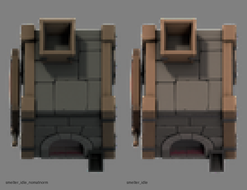
#> input picture art/renders/albedo_correction.png, 247 x 190 px, shrunk from 682 x 524 before the run
$ python -i palette_drift.py   (imports and definitions only)
#> lines starting #> are read from the running program, lines starting #| are printed output that depends on the picture
"""Does Tripo shift the whole palette, or only the magenta mask?

    python art/tools/palette_drift.py art/renders/tex/<name>_basecolor.png [...]

The magenta mask came back at roughly half brightness (#FF00FF -> #9D009A).
If that shift was applied to the mask it was probably applied to the stone,
oak, iron and leather too - and the consequences fork sharply:

  * SYSTEMATIC shift  -> one levels correction in normalization fixes all
    twenty assets, and prompting keeps working.
  * PER-GENERATION shift -> cross-asset colour consistency is not achievable
    through prompting at all, and the material-normalization pass must own
    value and exposure, not just roughness and metallic.

METHOD
1. Cluster the basecolour texture in LINEAR space (k-means, no scipy), with
   the mask texels excluded.
2. Match clusters to palette members by CHROMATICITY, not by absolute colour.
   That matters: the shift we are trying to measure is mostly in value, so
   matching on absolute colour would partly hide the very thing being
   measured. Chromaticity (c / sum(c)) is stable under a value shift.
3. Report each member's delta in linear space - magnitude and direction.
4. Fit a single per-channel gain mapping palette -> observed, and report the
   residual. A small residual means one global correction explains everything;
   a large one means the drift is per-material and cannot be corrected
   globally.

Run it on two or more generations to separate "systematic across generations"
from "varies per generation" - that is the question that decides the pipeline.
"""

import argparse
import os
import sys

import numpy as np
from PIL import Image

HERE = os.path.dirname(os.path.abspath(__file__))
sys.path.insert(0, os.path.join(HERE, "..", "blender"))
import lock  # noqa: E402

# K IS DERIVED, NOT CHOSEN.
#
# K=10 was too few and was the real source of every matching instability chased
# before it: with only ten clusters the two near-neutrals (stone and iron) kept
# merging into ONE cluster, and which member won it then swung with membership,
# gain and assignment strategy. Measured trusted-anchor count on the smelter
# with four declared members:
#     K=10  2/4      K=14  2/4      K=20  4/4      K=28  4/4      K=40  4/4
#
# The break is at K>=20 for four members, i.e. about five clusters per member.
# Six per member sits inside the plateau with margin, and - unlike a fixed 24 -
# it scales: a three-material chest gets 18, a six-material building gets 36,
# instead of one number over- or under-resolving both.
CLUSTERS_PER_MEMBER = 6
GAIN_REFINE_PASSES = 4   # aggregate seed, then 3 refinements from trusted anchors
K_MIN, K_MAX = 12, 64


def clusters_for(n_members):
    """K derived from how many palette members the asset actually declares."""
    return max(K_MIN, min(K_MAX, CLUSTERS_PER_MEMBER * max(1, n_members)))


ITERS = 40
# An anchor is trusted only if BOTH questions pass:
#   "is it close at all?"      d1 < MATCH_ABS_RATIO * palette min-pair
#   "is it decisively closest?" d1/d2 < MATCH_RATIO_TEST
# Absolute-only (the old d1 < 0.5*min_pair) dropped fieldstone - the largest
# cluster on a stone building. Ratio-only kept verdigris, calling a grey cluster
# green on an asset with no green in it. Each question alone is wrong.
MATCH_ABS_RATIO = 1.0
MATCH_RATIO_TEST = 0.8
# SAFETY RAIL, NOT A TUNING PARAMETER. Deliberately set high enough to be
# non-binding in normal operation.
#
# It used to be (0.4, 2.5) and it bound on EVERY anchor of EVERY asset - 52% of
# raw gain channels sat at or above the ceiling, and the pole's oak asked for
# 6.53x and got 2.5x. Tripo returns albedos around 0.2x of target, so a real
# correction needs 4-5x; a 2.5 cap was the binding constraint on the whole
# pipeline, truncating by a different amount per asset and feeding the
# cross-asset lightness gap directly.
#
# Worse, it was introduced for a case that turned out not to exist: fired_clay
# "wanting 4.4x" was later shown to be a K=10 clustering artifact.
#
# At 12x it should never bind. If it does, that is a SIGNAL, not a fix: an
# anchor demanding more than 12x means the MATCH is wrong, and silently
# truncating it would hide the bad match instead of surfacing it. So binding is
# logged loudly.
GAIN_CLAMP = (0.4, 12.0)
# Nearest-texel rescue for declared members too small to win a centroid.
# Selection is by CHROMATICITY ownership plus the same d1/d2 decisiveness test
# used on clusters, applied per TEXEL - see build_remap for why absolute linear
# distance is the wrong space. MIN_FRAC is the floor below which we accept the
# member really is absent rather than merely small; 0.02% of a 200k sample is
# 40 texels. Note texture area is not screen area: the pole's insulators are
# 4.4% of the TEXTURE and about 15 pixels of the 32x96 SPRITE.
FALLBACK_MIN_FRAC = 0.0002
SEED = 12345


def srgb_to_linear(a):
    return np.where(a <= 0.04045, a / 12.92, ((a + 0.055) / 1.055) ** 2.4)


def linear_to_srgb(a):
    a = np.clip(a, 0, 1)
    return np.where(a <= 0.0031308, a * 12.92, 1.055 * a ** (1 / 2.4) - 0.055)


def hexlin(h):
    h = h.lstrip("#")
    return srgb_to_linear(np.array([int(h[i:i + 2], 16) / 255.0 for i in (0, 2, 4)], dtype=np.float64))


def tohex(lin):
    s = linear_to_srgb(np.asarray(lin, dtype=np.float64))
    return "#" + "".join(f"{int(round(v * 255)):02X}" for v in s)


def chromaticity(c):
    c = np.asarray(c, dtype=np.float64)
    s = c.sum(axis=-1, keepdims=True)
    return c / np.maximum(s, 1e-9)


LUM = np.array([0.2126, 0.7152, 0.0722])

# THE SPLIT CORRECTION: a hue-preserving scalar, plus a bounded chromatic term.
#
# The old anchor solved gain = target/observed per channel. That constrains
# VALUE exactly - the anchor's mean lands on target, verified repeatedly - and
# constrains hue NOT AT ALL, because a per-channel multiplicative gain preserves
# hue only when its three channel gains are equal. Every asset is fitted to its
# own drift, so every asset got a different hue rotation, and assets that agreed
# in the raw texture were rotated apart: smelter-vs-chest oak went from 0.024 in
# the Tripo texture to 0.059 after correction, and the chest's oak - which Tripo
# had rendered nearly perfectly at 0.0094 from target - came out at 0.0292.
#
# THE DEAD ZONE IS NOT TUNED. 0.030 is the chromaticity distance at which two
# samples stop reading as one material, which is the same threshold
# hue_agreement.py flags DISAGREE at. Inside it the chromatic term is exactly
# ZERO - not small, none - so a member Tripo already got right is left alone,
# and the correction is a pure scalar that cannot rotate hue at all.
#
# Above the dead zone the term ramps in, reaching full correction at 2x. The
# ramp rather than a cliff is deliberate: at a hard threshold an anchor sitting
# at 0.0299 and one at 0.0301 would receive wildly different corrections, which
# makes the output sensitive to measurement noise exactly where it is least
# meaningful. Post-correction distance from target is therefore never worse than
# the dead zone itself.
#
# At frac = 1 this reduces EXACTLY to the old gain, so the change is a strict
# generalisation rather than a different correction.
CHROMA_DEAD_ZONE = 0.030
CHROMA_FULL_AT = 0.060


# [22 lines left out: function split_gain, not called in this run]


def kmeans(X, k, iters=ITERS, seed=SEED):
    rng = np.random.default_rng(seed)
    # k-means++ style seeding, cheap version
    cent = X[rng.integers(0, len(X), 1)]
    for _ in range(k - 1):
        d = ((X[:, None, :] - cent[None, :, :]) ** 2).sum(-1).min(1)
        p = d / max(d.sum(), 1e-12)
        cent = np.vstack([cent, X[rng.choice(len(X), p=p)]])
    for _ in range(iters):
        lab = ((X[:, None, :] - cent[None, :, :]) ** 2).sum(-1).argmin(1)
        new = np.array([X[lab == i].mean(0) if (lab == i).any() else cent[i] for i in range(k)])
        if np.allclose(new, cent, atol=1e-6):
            cent = new
            break
        cent = new
    lab = ((X[:, None, :] - cent[None, :, :]) ** 2).sum(-1).argmin(1)
    w = np.array([(lab == i).mean() for i in range(k)])
    return cent, w


def analyse(path, sample=200_000, is_render=False, members=None):
#> called with path = '../renders/albedo_correction.png', sample = 200000, is_render = False
    img = Image.open(path)
#> img is the input picture: PIL image 247x190 RGB; mean R, G, B 96.4, 91.4, 86.7
    if is_render:
        a = np.asarray(img.convert("RGBA")).astype(np.float64) / 255.0
        opaque = a[..., 3].reshape(-1) > 0.5
        lin = srgb_to_linear(a[..., :3]).reshape(-1, 3)[opaque]
    else:
        im = np.asarray(img.convert("RGB")).astype(np.float64) / 255.0
        lin = srgb_to_linear(im).reshape(-1, 3)
#> in srgb_to_linear, `return np.where(a <= 0.04045, a / 12.92, ((a + 0.055) / 1.055) ** 2.4)`:
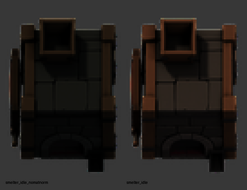
#> returned value: shape (190, 247, 3) float64; mean of channels 0, 1, 2 0.141, 0.128, 0.118; drawn as R, G, B

    # drop the emission mask: it is not a material and would skew everything
    score = np.minimum(lin[:, 0], lin[:, 2]) - lin[:, 1]
    keep = score <= 0.02
    mask_pct = (~keep).mean() * 100
#> mask_pct = 0.00852
    lin = lin[keep]

    rng = np.random.default_rng(SEED)
    if len(lin) > sample:
        lin = lin[rng.choice(len(lin), sample, replace=False)]

    # PRUNE membership to what this asset actually uses. Attempting a member
    # the building was never going to contain is a category error, not a
    # failure: verdigris "dropped" on a smelter with no green in it, having
    # first stolen a cluster from the greedy assignment. An absent member is
    # skipped, not attempted.
    declared = list(members) if members else list(lock.PALETTE)
    unknown = [m for m in declared if m not in lock.PALETTE]
    if unknown:
        raise SystemExit(f"palette_members not in the locked palette: {unknown}")
    skipped = [m for m in lock.PALETTE if m not in declared]
    pal = {n: hexlin(lock.PALETTE[n]) for n in declared}
    P = np.array(list(pal.values()))

    # (a) GLOBAL GAIN SEED, from aggregate albedo, with NO matching at all.
    #     Matching before this point forces the metric to be value-invariant,
    #     and a value-invariant metric cannot separate two near-neutrals - which
    #     is the whole reason the old palette needed distorting. Estimating the
    #     gain from aggregate means needs no correspondence, so it can run first.
    gain = lin.mean(axis=0) / np.maximum(P.mean(axis=0), 1e-9)
#> gain = [1.21, 1.22, 1.56]

    # (b) divide it out, then REFINE. The aggregate seed assumes the asset's
    #     material mix resembles the palette's, and that assumption breaks when
    #     one material dominates. On the power pole - mostly timber, only three
    #     declared members - the seed came out R 1.050 / G 0.462 / B 0.203, a
    #     5.2x channel spread, and the skew pushed verdigris out of range even
    #     though its cluster was present and correctly the greenest.
    #
    #     So the seed is only a seed: match with it, then re-estimate the gain
    #     from the TRUSTED correspondences alone and repeat. This is not the
    #     circular "match before removing the gain" that the ordering fix
    #     eliminated - the first estimate still needs no correspondence, and
    #     each refinement uses only anchors that already passed the trust tests.
    #
    #     Measured convergence, trusted anchors and gain spread by iteration:
    #       pole    5.17x 2/3  ->  2.96x 2/3  ->  2.51x 3/3  ->  1.82x 3/3
    #       smelter 1.22x 4/4  ->  1.29x 4/4  ->  1.31x 4/4  ->  1.31x 4/4
    #     It rescues a skewed asset and leaves a well-mixed one alone.
    K = clusters_for(len(P))
    min_pair_seed = (min(float(np.linalg.norm(P[i] - P[j]))
                         for i, j in __import__("itertools").combinations(range(len(P)), 2))
                     if len(P) >= 2 else 1.0)

    cent = w = None
    for _pass in range(GAIN_REFINE_PASSES):
        Y = lin / np.maximum(gain, 1e-6)
        cent, w = kmeans(Y, K)
        D = np.array([[float(np.linalg.norm(cent[i] - P[j])) for i in range(K)]
                      for j in range(len(P))])
        trial = {}
        for j, name in enumerate(pal):
            i = int(np.argmin(D[j]))
            others = sorted(D[k][i] for k in range(len(P)) if k != j)
            trial[name] = (i, float(D[j][i]), others[0] if others else float("inf"))
        kept = [n for n in pal
                if trial[n][1] <= min_pair_seed
                and trial[n][1] / max(trial[n][2], 1e-9) <= MATCH_RATIO_TEST]
        if _pass == GAIN_REFINE_PASSES - 1 or not kept:
            break
        names = list(pal)
        O = np.array([cent[trial[n][0]] * gain for n in kept])
        T = np.array([P[names.index(n)] for n in kept])
        gain = (O.mean(0) / np.maximum(T.mean(0), 1e-9) if len(kept) > 1
                else (T * O).sum(0) / np.maximum((T * T).sum(0), 1e-12))
#> this loop made 4 passes
#> (cent, gain) on passes 1 to 3: ([[0.0385, 0.0346, 0.0253]], [1.25, 1.13, 1.15]), ([[0.0372, 0.0374, 0.0343]], [1.12, 1.07, 1.15]), ([[0.0417, 0.0395, 0.0344]], [1.22, 1.05, 1.05])
#> cent on pass 4: [[0.0381, 0.0402, 0.0375]]

    # (c) final match on FULL LINEAR RGB - chromaticity AND value together.
    D = np.array([[float(np.linalg.norm(cent[i] - P[j])) for i in range(K)]
                  for j in range(len(P))])
    result = {}
    for j, name in enumerate(pal):
        i = int(np.argmin(D[j]))
        others = sorted(D[k][i] for k in range(len(P)) if k != j)
        result[name] = (i, float(D[j][i]), others[0] if others else float("inf"))
#> this loop made 5 passes
#> (name, i, others) on passes 1 to 5: ('fieldstone', 26, [0.0504, 0.0943, 0.095, 0.129]), ('wrought_iron', 3, [0.059, 0.086, 0.131, 0.136]), ('weathered_oak', 14, [0.0444, 0.0807, 0.0976, 0.166]), ('leather', 14, [0.0183, 0.0807, 0.0976, 0.166]), ('verdigris', 11, [0.0932, 0.147, 0.156, 0.169])
#> after the loop, result = {'fieldstone': (26, 0.0123, 0.0504), 'wrought_iron': (3, 0.0133, 0.059), 'weathered_oak': (14, 0.0183, 0.0444), 'leather': (14, 0.0444, 0.0183), 'verdigris': (11, 0.0805, 0.0932)}

    # trust threshold scales with how separable THIS ASSET's declared subset is
    if len(P) >= 2:
        min_pair = min(float(np.linalg.norm(P[i] - P[j]))
                       for i, j in __import__("itertools").combinations(range(len(P)), 2))
#> min_pair = 0.0516
    else:
        min_pair = 1.0

    rows = []
    for name, p in pal.items():
        i, mdist, runner = result[name]
        # back into the ORIGINAL texture space: the shader taps the raw texture
        o = cent[i] * gain
        cdist = float(np.linalg.norm(chromaticity(o) - chromaticity(p)))
        delta = o - p
        rows.append({
            "member": name,
            "palette_hex": lock.PALETTE[name],
            "observed_hex": tohex(o),
            "palette_lin": p,
            "observed_lin": o,
            "delta": delta,
            "delta_mag": float(np.linalg.norm(delta)),
            "lum_ratio": float((o.sum() + 1e-9) / (p.sum() + 1e-9)),
            "chroma_dist": float(cdist),
            "match_dist": float(mdist),
            "match_ratio": float(mdist / max(min_pair, 1e-9)),
            "runner_up": float(runner),
            "ratio_test": float(mdist / max(runner, 1e-9)),
            "cluster_pct": float(w[i] * 100),
        })
#> this loop made 5 passes
#> (name, i, mdist, runner, cdist, delta) on passes 1 to 5: ('fieldstone', 26, 0.0123, 0.0504, 0.0321, [0.0124, 0.000214, 0.0126]), ('wrought_iron', 3, 0.0133, 0.059, 0.0952, [0.0215, 0.000839, -0.00771]), ('weathered_oak', 14, 0.0183, 0.0444, 0.0635, [0.0423, 0.0031, 0.0192]), ('leather', 14, 0.0444, 0.0183, 0.0929, [-0.00527, 0.0215, 0.0116]), ('verdigris', 11, 0.0805, 0.0932, 0.214, [0.102, -0.0204, 0.0361])
#> after the loop, rows = 5 items

    O = np.array([r["observed_lin"] for r in rows])
#> O = [[0.115, 0.112, 0.11], [0.0828, 0.0811, 0.0685], [0.189, 0.0793, 0.0511], [0.189, 0.0793, 0.0511], [0.179, 0.174, 0.169]]
    resid = O - P * gain
#> resid = [[-0.0104, -0.00577, 0.00726], [0.00784, -0.00345, -0.0118], [0.00945, -0.000972, 0.0175], [-0.0488, 0.0184, 0.00941], [0.0854, -0.0308, 0.0289]]
    return {
        "file": os.path.basename(path),
        "mask_pct": mask_pct,
        "rows": rows,
        "gain": gain,
        # kept for the small-accent fallback in build_remap(). In memory only -
        # emit() must never write these to the manifest.
        "texels": lin,
        "min_pair": min_pair,
        "palette_lin": {n: pal[n] for n in pal},
        "k": K,
        "declared": declared,
        "skipped": skipped,
        "resid_rms": float(np.sqrt((resid ** 2).mean())),
        "raw_rms": float(np.sqrt(((O - P) ** 2).mean())),
    }


# [268 lines left out: functions report, build_remap, emit, main, not called in this run]


# [2 lines not run here, left out]

>>> result = analyse('../renders/albedo_correction.png')
#> result = 12 items
